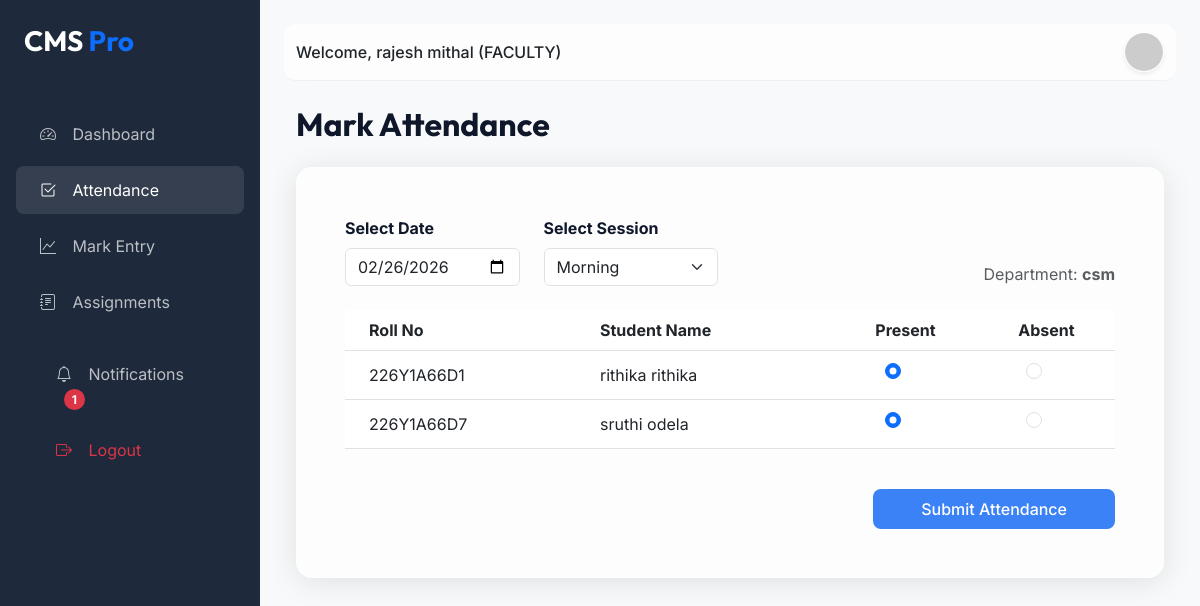
The page /attendance/mark/ (signed in) on the database its author committed.
### cms_app/models.py (models this page shows, shortened)
class User(AbstractUser):
    ADMIN = 'ADMIN'
    FACULTY = 'FACULTY'
    PRINCIPAL = 'PRINCIPAL'
    STUDENT = 'STUDENT'
    ROLE_CHOICES = (
        (ADMIN, 'Admin'),
        (FACULTY, 'Faculty'),
        (PRINCIPAL, 'Principal'),
        (STUDENT, 'Student'),
    )
    role = models.CharField(max_length=20, choices=ROLE_CHOICES, default=FACULTY)
    is_authorized = models.BooleanField(default=False)
    @property
    def unread_notifications_count(self):
        return self.notifications.filter(is_read=False).count()

class Faculty(models.Model):
    user = models.OneToOneField(User, on_delete=models.CASCADE, related_name='faculty_profile')
    department = models.CharField(max_length=100)
    designation = models.CharField(max_length=100)

class Student(models.Model):
    user = models.OneToOneField(User, on_delete=models.CASCADE, related_name='student_profile', null=True, blank=True)
    name = models.CharField(max_length=100)
    roll_no = models.CharField(max_length=20, unique=True)
    department = models.CharField(max_length=100)
    semester = models.IntegerField()
    email = models.EmailField(unique=True)
    phone = models.CharField(max_length=15)
    address = models.TextField()
    history = models.TextField(blank=True, null=True)

### cms_app/views.py (the view, shortened to what this page needs)
# urls.py: path('attendance/mark/', views.attendance_mark, name='attendance_mark'),
@faculty_only
def attendance_mark(request):
    fac_profile = request.user.faculty_profile
    students = Student.objects.filter(department=fac_profile.department)
    from datetime import date as dt
    return render(request, 'attendance/mark_attendance.html', {
        'students': students,
        'today': dt.today().strftime('%Y-%m-%d'),
        'sessions': ['Morning', 'Afternoon']
    })

### templates/attendance/mark_attendance.html (shortened to what this page needs)
{% extends 'base.html' %}
{% block content %}
<div class="container-fluid">
    <h2 class="fw-bold mb-4">Mark Attendance</h2>
    <div class="glass-card p-5">
        <form method="post">
            <div class="row mb-4 align-items-end">
                <div class="col-md-3">
                    <label class="form-label fw-bold">Select Date</label>
                    <input type="date" name="date" class="form-control" value="{{ today }}" required>
                </div>
                <div class="col-md-3">
                    <label class="form-label fw-bold">Select Session</label>
                    <select name="session" class="form-select" required>
                        {% for session in sessions %}
                        <option value="{{ session }}">{{ session }}</option>
                        {% endfor %}
                    </select>
                </div>
                <div class="col-md-6 text-end">
                    <p class="text-muted mb-0">Department: <strong>{{ user.faculty_profile.department }}</strong></p>
                </div>
            </div>
            <div class="table-responsive">
                <table class="table table-hover align-middle">
                    <thead class="bg-light">
                        <tr>
                            <th class="ps-4">Roll No</th>
                            <th>Student Name</th>
                            <th class="text-center">Present</th>
                            <th class="text-center">Absent</th>
                        </tr>
                    </thead>
                    <tbody>
                        {% for student in students %}
                        <tr>
                            <td class="ps-4">{{ student.roll_no }}</td>
                            <td>{{ student.name }}</td>
                            <td class="text-center">
                                <div class="form-check form-check-inline">
                                    <input class="form-check-input" type="radio" name="status_{{ student.id }}"
                                        value="Present" checked>
                                </div>
                            </td>
                            <td class="text-center">
                                <div class="form-check form-check-inline">
                                    <input class="form-check-input" type="radio" name="status_{{ student.id }}"
                                        value="Absent">
                                </div>
                            </td>
                        </tr>
                        {% empty %}
                        <tr>
                            <td colspan="4" class="text-center py-4">No students found in your department.</td>
                        </tr>
                        {% endfor %}
                    </tbody>
                </table>
            </div>
            <div class="mt-4 text-end">
                <button type="submit" class="btn btn-primary px-5 py-2">Submit Attendance</button>
            </div>
        </form>
    </div>
</div>
{% endblock %}

### templates/base.html (shortened to what this page needs)
<!DOCTYPE html>
<html lang="en">
<head>
    <link href="https://cdn.jsdelivr.net/npm/bootstrap@5.3.0/dist/css/bootstrap.min.css" rel="stylesheet">
    <link rel="stylesheet" href="https://cdn.jsdelivr.net/npm/bootstrap-icons@1.11.1/font/bootstrap-icons.css">
</head>
<body>
    {% if user.is_authenticated %}
    <div class="sidebar" id="sidebar">
        <div class="p-4">
            <h3 class="fw-bold mb-4">CMS <span class="text-primary">Pro</span></h3>
        </div>
        <nav class="nav flex-column">
            <a class="nav-link {% if request.resolver_match.url_name == 'dashboard' %}active{% endif %}"
                href="{% url 'dashboard' %}">
                <i class="bi bi-speedometer2"></i> Dashboard
            </a>
            {% if user.role == 'FACULTY' %}
            <a class="nav-link {% if 'attendance' in request.path %}active{% endif %}"
                href="{% url 'attendance_mark' %}">
                <i class="bi bi-check2-square"></i> Attendance
            </a>
            <a class="nav-link {% if 'marks' in request.path %}active{% endif %}" href="{% url 'marks_list' %}">
                <i class="bi bi-graph-up"></i> Mark Entry
            </a>
            <a class="nav-link {% if 'assignments' in request.path %}active{% endif %}"
                href="{% url 'assignment_list' %}">
                <i class="bi bi-journal-text"></i> Assignments
            </a>
            {% endif %}
            <div class="mt-auto p-3">
                <a class="nav-link {% if 'notifications' in request.path %}active{% endif %}"
                    href="{% url 'notification_list' %}">
                    <i class="bi bi-bell"></i> Notifications
                    {% if user.unread_notifications_count > 0 %}
                    <span class="badge bg-danger rounded-pill ms-2">{{ user.unread_notifications_count }}</span>
                    {% endif %}
                </a>
                <a class="nav-link text-danger" href="{% url 'logout' %}">
                    <i class="bi bi-box-arrow-right"></i> Logout
                </a>
            </div>
        </nav>
    </div>
    {% endif %}
    <div class="{% if user.is_authenticated %}main-content{% else %}container{% endif %}">
        {% if user.is_authenticated %}
        <nav class="navbar navbar-expand-lg">
            <div class="container-fluid">
                <span class="navbar-text fw-medium text-dark">
                    Welcome, {{ user.get_full_name|default:user.username }} ({{ user.role }})
                </span>
                <div class="ms-auto d-flex align-items-center">
                    <div class="dropdown">
                        <a href="{% if user.role == 'STUDENT' %}{% url 'student_profile' %}{% elif user.role == 'FACULTY' %}{% url 'faculty_profile' %}{% elif user.role == 'PRINCIPAL' %}{% url 'principal_profile' %}{% else %}#{% endif %}"
                            title="View Profile">
                            <img src="https://ui-avatars.com/api/?name={{ user.username }}&background=random"
                                class="rounded-circle border border-white shadow-sm" width="40" height="40"
                                alt="avatar shadow-sm">
                        </a>
                    </div>
                </div>
            </div>
        </nav>
        {% endif %}
        {% block content %}{% endblock %}
    </div>
</body>
</html>

### templates/base.html (style rules this page uses)
:root { --primary-bg: #f8f9fa; --sidebar-bg: #1e293b; --accent-color: #3b82f6; --text-main: #0f172a; --card-glass: rgba(255, 255, 255, 0.7); }
body { font-family: 'Inter', sans-serif; background-color: var(--primary-bg); color: var(--text-main); overflow-x: hidden; }
h1, h2, h3, .navbar-brand { font-family: 'Outfit', sans-serif; }
.glass-card { background: var(--card-glass); backdrop-filter: blur(10px); border: 1px solid rgba(255, 255, 255, 0.3); border-radius: 16px; box-shadow: 0 4px 30px rgba(0, 0, 0, 0.1); }
.sidebar { height: 100vh; width: 260px; position: fixed; top: 0; left: 0; background-color: var(--sidebar-bg); color: white; transition: all 0.3s; z-index: 1000; }
.sidebar .nav-link { color: rgba(255, 255, 255, 0.7); padding: 12px 24px; border-radius: 8px; margin: 4px 16px; transition: 0.3s; }
.sidebar .nav-link:hover, .sidebar .nav-link.active { color: white; background-color: rgba(255, 255, 255, 0.1); }
.sidebar .nav-link i { margin-right: 12px; }
.main-content { margin-left: 260px; padding: 24px; transition: all 0.3s; }
.navbar { background: var(--card-glass); backdrop-filter: blur(10px); border-bottom: 1px solid rgba(0, 0, 0, 0.05); margin-bottom: 24px; border-radius: 12px; }
.btn-primary { background-color: var(--accent-color); border: none; padding: 10px 20px; border-radius: 8px; font-weight: 500; transition: 0.3s; }

### rows shown on the page
User: unread_notifications_count "1", get_full_name "rajesh mithal", role "FACULTY", faculty_profile.department "csm"
Student: roll_no "226Y1A66D1", name "rithika rithika"
Student: roll_no "226Y1A66D7", name "sruthi odela"

### other values the page prints
form field session "Morning"
